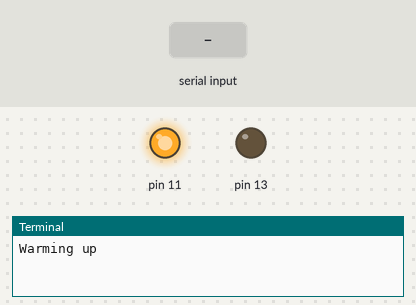
The program below on a simulated Raspberry Pi (header pin numbers). On the bench: output pins drawn as LEDs (lit = HIGH), the last lines printed to the terminal. Inputs (shaded band) come from the test bench.

Above: at 0.01 s.
At 4.2 s:
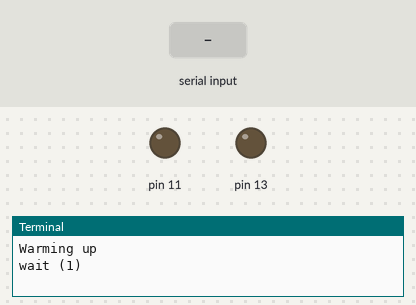
4.3 s: "1\n" received over the second serial link
Timing chart, 0 to 7.3 s (numbered marks = the images above; inputs shaded):
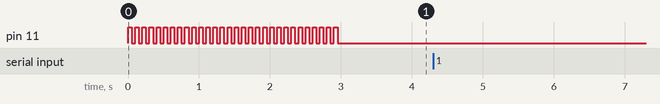

The program:

serial_blink.py
```python
# File.arduino.py
# For Raspbery Pi
# Run with 'sudo python arduino.py'

import serial
import RPi.GPIO as GPIO
import time

ser=serial.Serial("/dev/ttyACM0",9600)  #change ACM number as found from ls /dev/tty/ACM*
ser.baudrate=9600

def blink(rate, pin):
  GPIO.output(pin,GPIO.HIGH)
  time.sleep(rate)
  GPIO.output(pin,GPIO.LOW)
  time.sleep(rate)
  return

GPIO.setwarnings(False)
GPIO.setmode(GPIO.BOARD)
GPIO.setup(11, GPIO.OUT, initial=GPIO.LOW)
GPIO.setup(13, GPIO.OUT, initial=GPIO.LOW)

print "Warming up"
count = 0
while count < 30:
  count = count + 1
  blink(0.05, 11)

count = 0
while True:
  count = count + 1
  print "wait (" + str(count) + ")"
  read_ser=ser.readline()
  print read_ser.replace("\r\n", "")
  if(read_ser == "Hello From Arduino!\r\n"):
    blink(1, 13)
  else:
   print "No blink"

count = 0
while count < 10:
  count = count + 1
  blink(0.2, 11)
```
